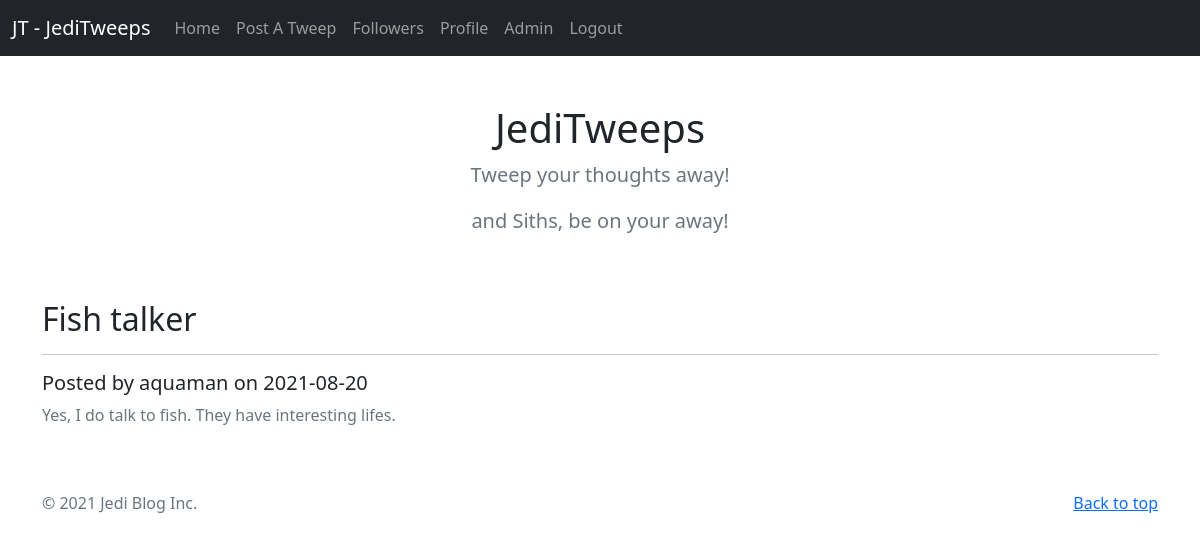
The page /post.php?postID=9 (signed in) on the database its author committed.
### post.php (the view, shortened to what this page needs)
<?php
	require_once "includes/header.php";
	require_once "db/db.php";
?>
		<main id="pg-main-content">
			<div class="py-5 text-center container">
				<div class="row">
                <div class="col-lg-6 col-md-8 mx-auto">
						<h1 class="fw-light">JediTweeps</h1>
						<p class="lead text-muted">Tweep your thoughts away!</p>
						<p class="lead text-muted">and Siths, be on your away!</p>
					</div>
				</div>
			</div>
			<?php
			if(isset($_GET['postID'])){
				$id = (int) $_GET['postID'];
				$sql = "SELECT * FROM `blog-posts` WHERE `blogID` in ($id)";
				$result = $dbconnection->query($sql);
                if ($result->num_rows > 0) {
                    while ($row = $result->fetch_assoc()) {
                        $author = $row['author'];
                        $blogDate = $row['blogDate'];
                        $blogTitle = $row['blogTitle'];
                        $blogContent = $row['blogContent'];
                        echo"<div class='container'>
                        <article class='space-above-below'>
                            <h2 class='fw-light'>$blogTitle</h2>
                            <hr>
                            <h5 class='fw-light'>Posted by $author on $blogDate</h5>
                            <p class='text-muted'>$blogContent</p>
                        </section>
                        </div>";
                    }
                } else {
                    echo "<p>Sorry, no blog posts available. You have to follow people to see blog posts.</p>";
                }
			} else{
				header("Location: ./feed.php");
        		die();
			}
			?>
		</main>
<?php
	require_once "includes/footer.php";
?>

### rows shown on the page
blog-posts: blogTitle "Fish talker", author "aquaman", blogDate "2021-08-20", blogContent "Yes, I do talk to fish. They have interesting lifes."
